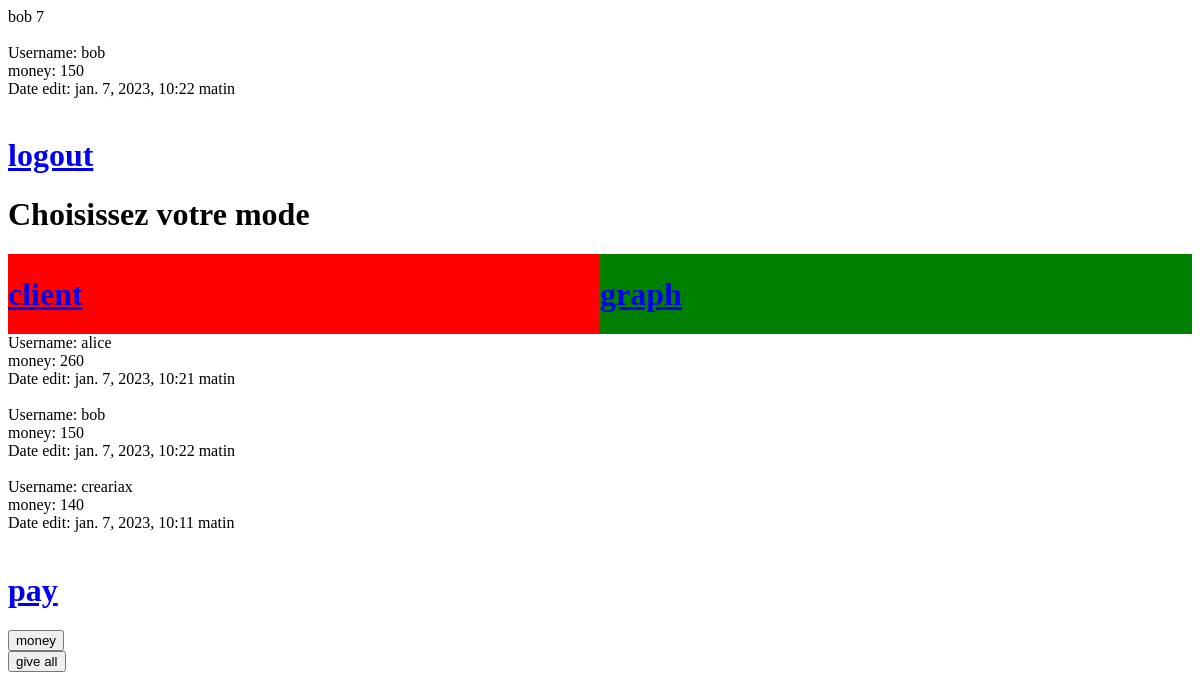
Page / (signed in) on the earlier database version.
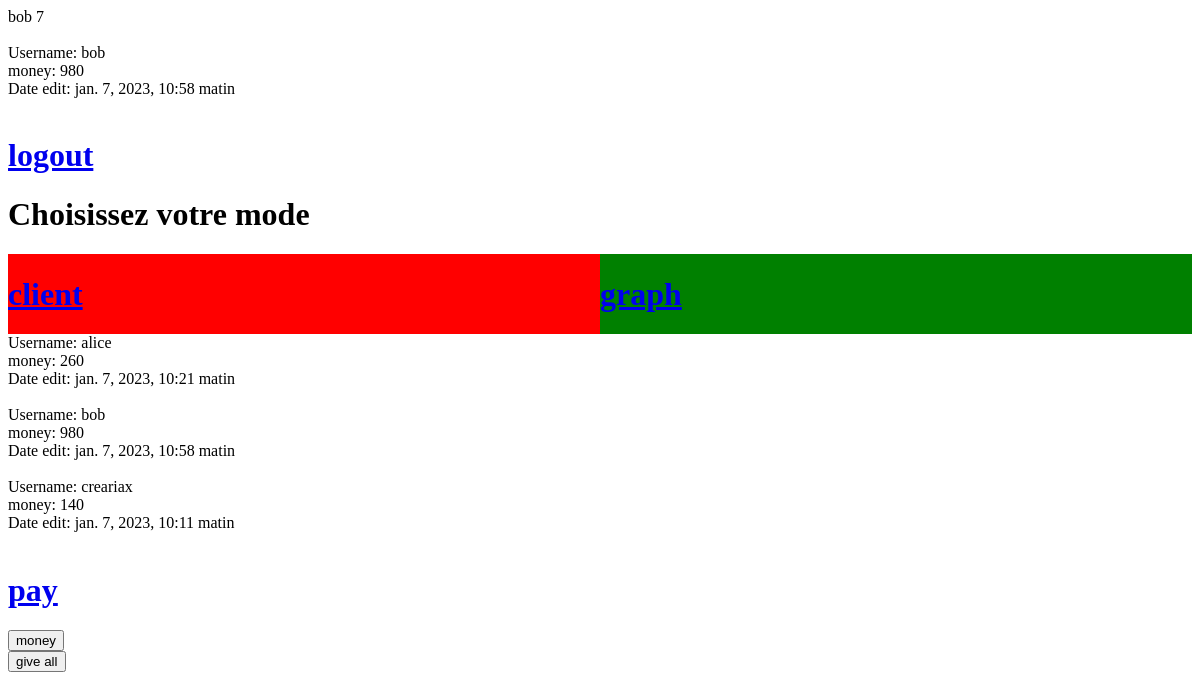
Same page on the later database version.
### authentication/models.py (models this page shows)
class Profile(models.Model):
    user = models.OneToOneField(User, on_delete=models.CASCADE)
    follows = models.ManyToManyField("self",
                                     related_name="followed_by",
                                     symmetrical=False,
                                     blank=True)
    date_modified = models.DateTimeField(User, auto_now=True)
    money = models.IntegerField()
    def __str__(self):
        return self.user.username

### relaigraph/views.py (the view)
# urls.py: path('', index),
def index(request):
    current_user = request.user
    if current_user.is_authenticated:
        my_id = request.user.id
        admin = False
        if current_user.username == 'admin':
            admin = True
        profiles = Profile.objects.all()
        profile = Profile.objects.filter(user=current_user)
        if 'money' in request.POST:
            for pr in profiles:
                if pr.user.username == current_user.username:
                    pr.money += 10
                    pr.save()
                    print("add", current_user.username)
        elif 'give_all' in request.POST:
            for pr in profiles:
                pr.money += 10
                pr.save()
                print("add", current_user.username)
        return render(request, "index.html", context={"admin": admin,
                                                      "profiles": profiles,
                                                      "id": my_id,
                                                      "user": current_user,
                                                      "profile": profile})
    else:
        return render(request, "index.html")

### relaigraph/templates/index.html (shortened to what this page needs)
{% load static %}
<!DOCTYPE html>
<html lang="en">
<head>
    <link rel="stylesheet" type="text/css" href="{% static 'css/style.css' %}">
</head>
<body>
    <div id="top">
        {% if user.is_authenticated %}
            {{ user.username }}
            {{ id }}
            <br>
            <br>
            {% for pr in profile %}
                Username: {{ pr }}<br>
                money: {{ pr.money }}<br>
                Date edit: {{ pr.date_modified }}<br>
                <br>
            {% endfor %}
        <a href="/logout"><h1>logout</h1></a>
        {% else %}
        <a href="/register"><h1>register</h1></a>
        <a href="/login"><h1>login</h1></a>
        {% endif %}
    </div>
    <h1>Choisissez votre mode</h1>
    <div id="client">
        <a href="/client"><h1>client</h1></a>
    </div>
    <div id="graph">
        <a href="/graph"><h1>graph</h1></a>
    </div>
    {% for p in profiles %}
        Username: {{ p }}<br>
        money: {{ p.money }}<br>
        Date edit: {{ p.date_modified }}<br>
        <br>
    {% endfor %}
    <a href="/payment"><h1>pay</h1></a>
    <form method="POST" class="post_form" name="money">
        <button type="submit" class="save_btn" name="money">
            money
        </button>
    </form>
    <form method="POST" class="post_form" name="give_all">
        <button type="submit" class="save_btn" name="give_all">
            give all
        </button>
    </form>
</body>
</html>

Differences in the rows shown:
changed Profile "bob": money "150" → "980"; date_modified "jan. 7, 2023, 10:22 matin" → "jan. 7, 2023, 10:58 matin"
